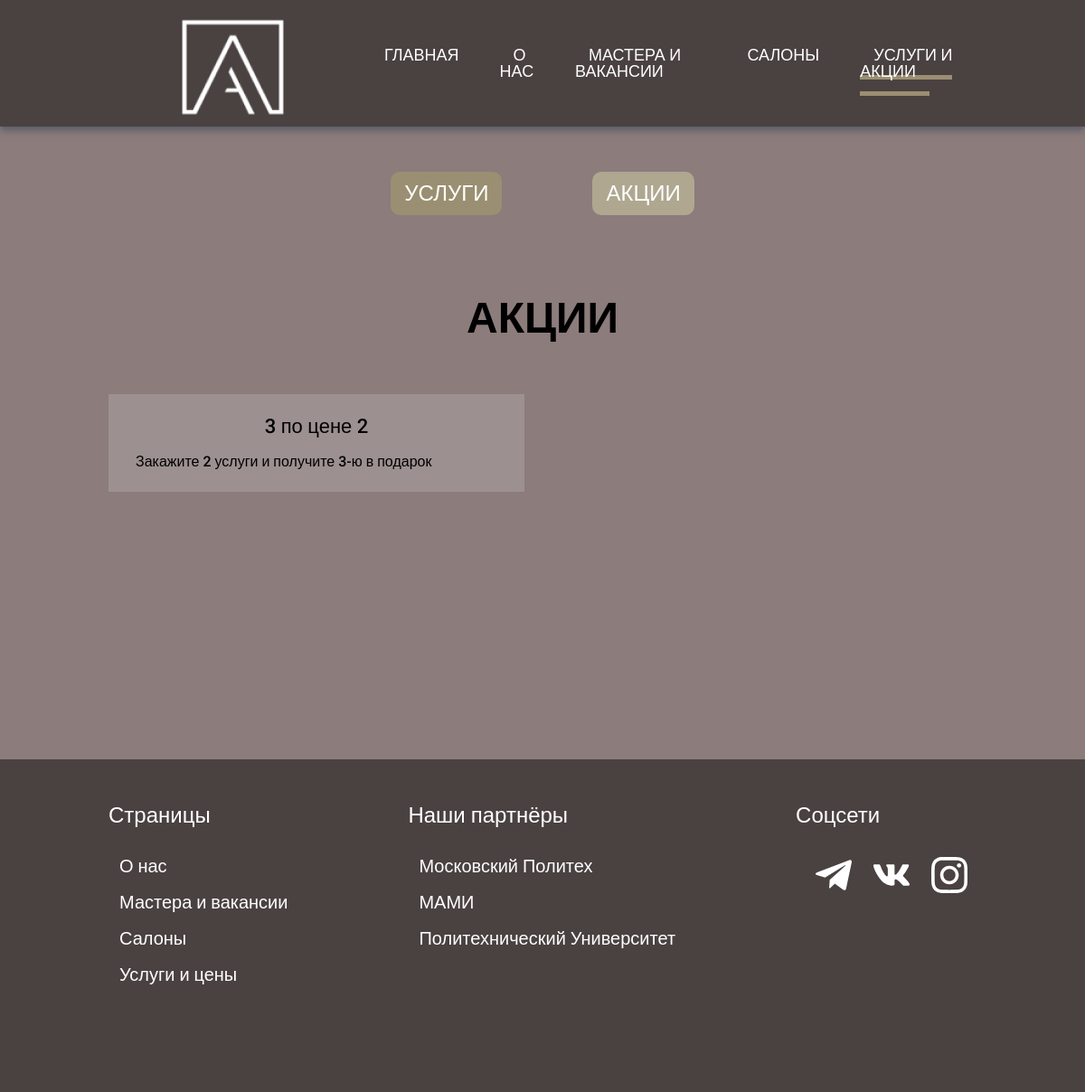
Page /sales/ on the committed database.
### main/models.py (models this page shows)
class Sale(models.Model):
    name = models.CharField(max_length=100)
    description = models.TextField()

### main/views.py (the view)
# urls.py: path('sales/', views.Sales.as_view(), name="sales"),
class Sales(View):
    def get(self, request):
        return render(request, 'sales.html', context={
            'sales': Sale.objects.all()
        })

### main/templates/sales.html (shortened to what this page needs)
{% extends 'base-generation.html' %} {% load static %}
{% block content %}
<section class="tiles">
    <h1 class="section-title">Акции</h1>
    <ul class="tiles__list">
        {% for sale in sales %}
        <li class="tiles__item tile">
            <p class="tile__text tile__text_standalone">
                {{sale.name}}
            </p>
            <p class="tile__text">
                {{sale.description}}
            </p>
        </li>
        {% endfor %}
    </ul>
</section>
{% endblock %}

### static/styles/style.css (style rules this page uses)
html, body, div, span, applet, object, iframe, h1, h2, h3, h4, h5, h6, p, blockquote, pre, a, abbr, acronym, address, big, cite, code, del, dfn, em, img, ins, kbd, q, s, samp, small, strike, strong, sub, sup, tt, var, b, u, i, center, dl, dt, dd, ol, ul, li, fieldset, form, label, legend, table, caption, tbody, tfoot, thead, tr, th, td, article, aside, canvas, details, embed, figure, figcaption, footer, header, hgroup, menu, nav, output, ruby, section, summary, time, mark, audio, video { margin: 0; padding: 0; border: 0; font-size: 100%; font: inherit; vertical-align: baseline; }
article, aside, details, figcaption, figure, footer, header, hgroup, menu, nav, section { display: block; }
body { line-height: 1; }
ol, ul { list-style: none; }
body { font-family: "Roboto", sans-serif; }
.section-title { font-size: 48px; font-weight: 700; letter-spacing: 5%; text-transform: uppercase; }
.tiles .section-title { padding: 40px 0; text-align: center; }
.tiles__list { display: flex; justify-content: space-between; flex-wrap: wrap; padding: 0 100px; }
.tile { display: flex; flex-direction: column; padding: 25px 30px; width: 100%; max-width: 400px; margin: 20px; background-color: rgba(255, 255, 255, 0.15); }
.tile__text { font-weight: 500; }
.tile__text_standalone { font-size: 22px; text-align: center; }
.tile__text:not(.tile__text:last-child) { margin-bottom: 20px; }

### rows in the picture
Sale: name "3 по цене 2", description "Закажите 2 услуги и получите 3-ю в подарок"
